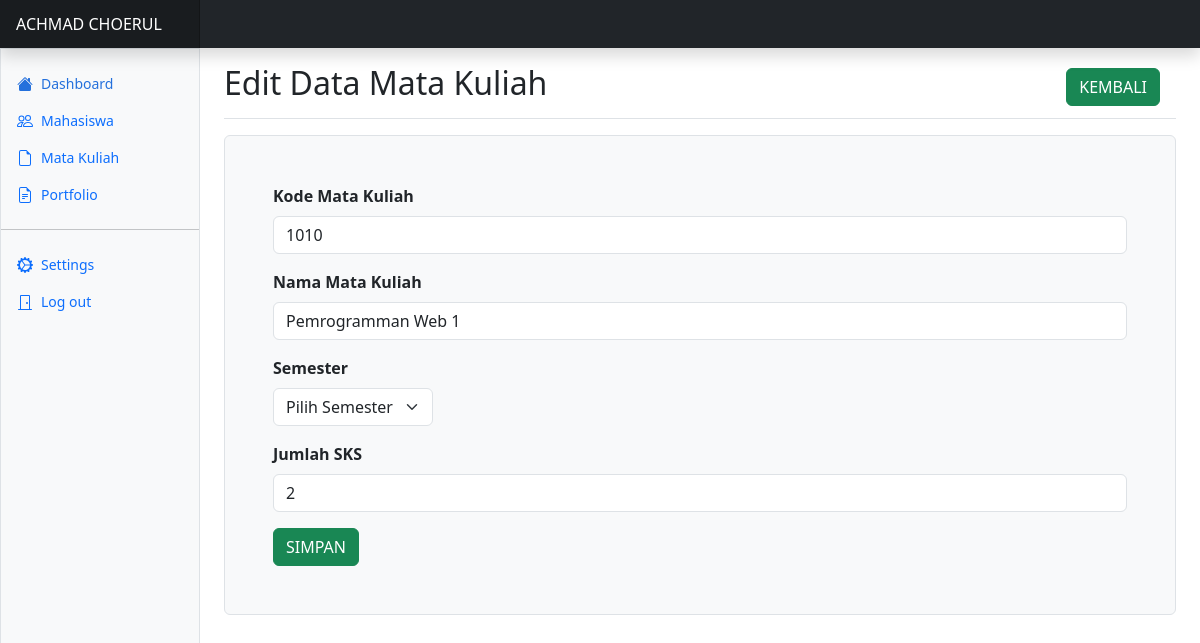
Screenshot of /matkul/edit.php?id=1 (signed in) with the database file from the repository.
### tables this page shows
CREATE TABLE `mata_kuliah` (
  `id` int NOT NULL,
  `kode_mk` varchar(30) DEFAULT NULL,
  `nama_mk` varchar(50) DEFAULT NULL,
  `semester` varchar(50) DEFAULT NULL,
  `jumlah_sks` varchar(20) DEFAULT NULL
);

### matkul/edit.php (the view, shortened to what this page needs)
<!DOCTYPE html>
<html>
<head>
    <?php
		include '../include/header.php';
		include '../include/sidebar.php';
	?>
</head>
<body>
    <main class="col-md-9 ms-sm-auto col-lg-10 px-md-4">
	<div class="d-flex justify-content-between flex-wrap flex-md-nowrap align-items-center pt-3 pb-2 mb-3 border-bottom">
		<h1 class="h2">Edit Data Mata Kuliah</h1>
		<div class="btn-toolbar mb-2 mb-md-0">
		<div class="btn-group me-3">
			<button type="button" class="btn btn-success">
			<a href="matkul.php">KEMBALI</a>
			</button>
		</div>
		</div>
	</div>
	<?php
	include '../mahasiswa/koneksi.php';
	$id = $_GET['id'];
	$data = mysqli_query($koneksi,"select * from mata_kuliah where id='$id'");
	while($d = mysqli_fetch_array($data)){
	?>
    <form method="post" action="update.php">
        <div class="container border p-5 bg-light rounded">
            <div class="mb-3">
                <label for="exampleFormControlInput1" class="form-label"><b>Kode Mata Kuliah</b></label>
                <input type="text" class="form-control" name="kode_mk" value="<?php echo $d['kode_mk']; ?>" id="exampleFormControlInput1" placeholder="Masukkan kode mata kuliah..." required/>
            </div>
            <div class="mb-3">
                <label for="exampleFormControlInput1" class="form-label"><b>Nama Mata Kuliah</b></label>
                <input type="text" class="form-control" name="nama_mk" value="<?php echo $d['nama_mk']; ?>" id="exampleFormControlInput1" placeholder="Masukkan nama mata kuliah..." required/>
            </div>
            <div class="mb-3 w-25">
				<label for="exampleInputEmail1" class="form-label"><b>Semester</b></label>
				<select class="form-select w-75" aria-label="Default select example" name="semester" required>
                    <option value="<?php echo $d['semester']; ?>" selected disabled>Pilih Semester</option>
				</select>
			</div>
            <div class="mb-3">
                <label for="exampleFormControlInput1" class="form-label"><b>Jumlah SKS</b></label>
                <input type="text" class="form-control" name="jumlah_sks" value="<?php echo $d['jumlah_sks']; ?>" id="exampleFormControlInput1" placeholder="Masukkan jumlsh sks..." required/>
            </div>
            <div class="button-choice p-0">
                <input type="submit" value="SIMPAN" class="btn btn-success">
            </div>
        </div>
    </form>
	<?php
	}
	?>
    </main>
    <?php
		include '../include/footer.php';
	?>
</body>
</html>

### include/header.php (style rules this page uses)
.btn-success a { color: white; text-decoration: none; }

### rows the page displays
mata_kuliah: kode_mk "1010", nama_mk "Pemrogramman Web 1", jumlah_sks "2"
